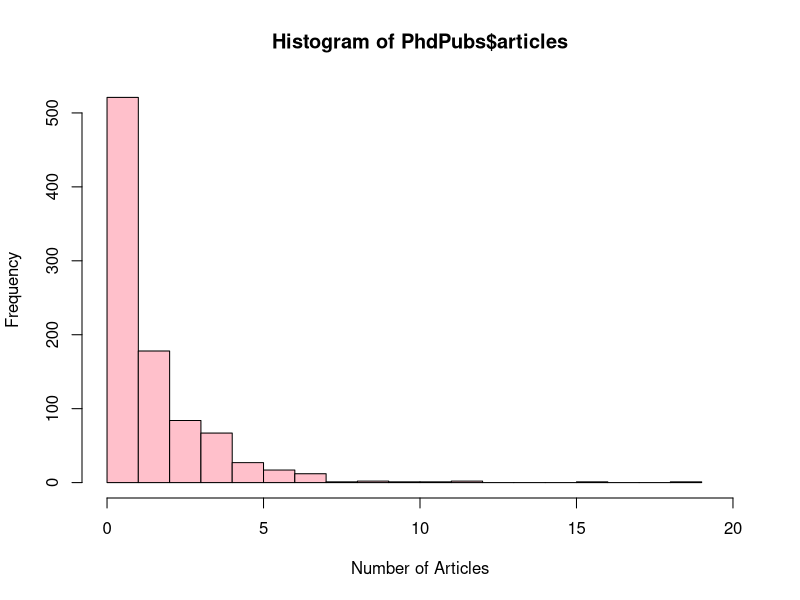
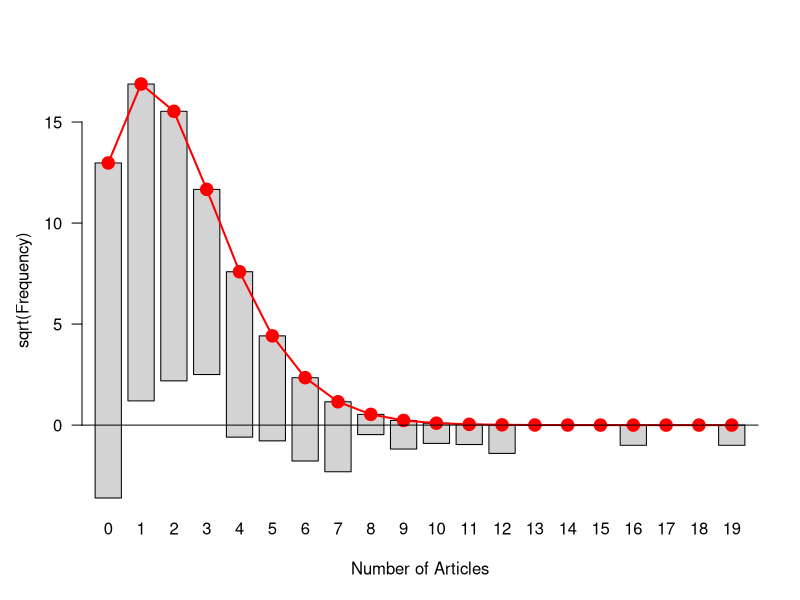
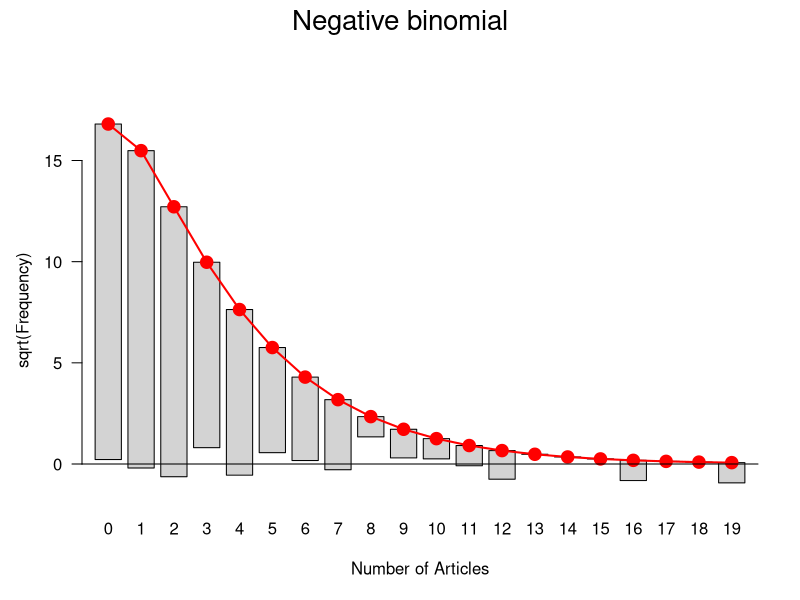

These figures' R source, in order:
library(vcdExtra)


### Name: PhdPubs
### Title: Publications of PhD Candidates
### Aliases: PhdPubs
### Keywords: datasets

### ** Examples

data(PhdPubs)
# very uninformative
hist(PhdPubs$articles, breaks=0:19, col="pink", xlim=c(0,20),
     xlab="Number of Articles")

library(vcd)
rootogram(goodfit(PhdPubs$articles), xlab="Number of Articles")
# compare with negative binomial
rootogram(goodfit(PhdPubs$articles, type="nbinomial"), 
	xlab="Number of Articles", main="Negative binomial")
